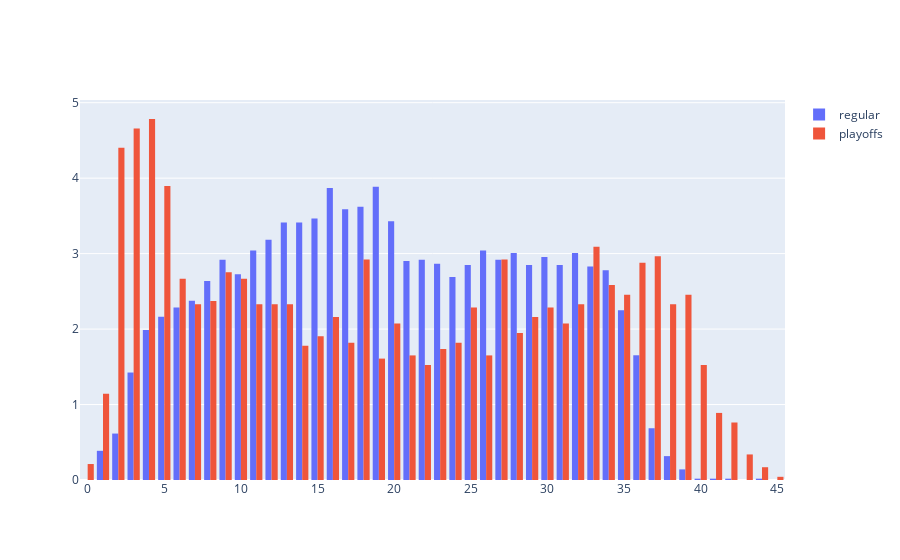

Source (notebook cell):
### Markdown cell above
## Minutes Distribution

### Code cell
fig = go.Figure()
fig.add_trace(go.Histogram(x = regular_data['MIN']/regular_data['GP'],histnorm = 'percent',name = 'regular'))
fig.add_trace(go.Histogram(x = playoffs_data['MIN']/playoffs_data['GP'],histnorm = 'percent',name = 'playoffs'))
fig.show()

### Figure 1 — Plotly figure (JSON) as saved in the notebook; plotly's stock layout.template omitted (floating-point values rounded to 4 significant figures; data arrays with more than 128 entries replaced by an {"elided": "..."} marker saying what was removed)
{"data": [{"histnorm": "percent", "name": "regular", "type": "histogram", "x": {"elided": "5687 float values"}}, {"histnorm": "percent", "name": "playoffs", "type": "histogram", "visible": true, "x": {"elided": "2362 float values"}}], "layout": {"autosize": true, "xaxis": {"autorange": true, "range": [-0.5, 45.5], "type": "linear"}, "yaxis": {"autorange": true, "range": [0, 5.036]}}}
